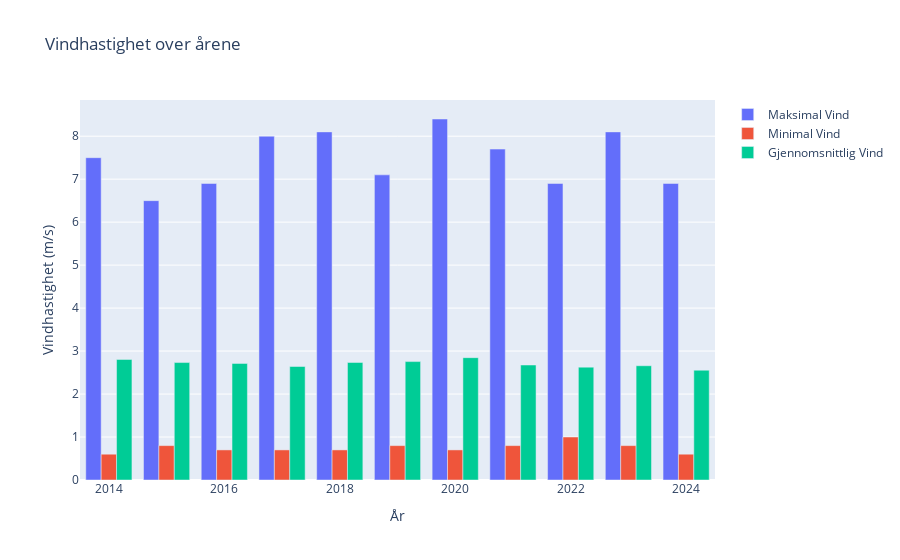

Here is the notebook cell this chart was saved with:
### Markdown cell above
### Linechart 
Denne grafen viser maksimal, minimal og gjennomsnittlig vindstyrke per år i perioden. Den gir et raskt overblikk over variasjonen i vindforhold fra år til år, og kan brukes til å identifisere år med spesielt kraftig eller svak vind.

### Code cell
visualizer.plot_yearly_wind_stats()

### Figure 1 — Plotly figure (JSON) as saved in the notebook; plotly's stock layout.template omitted (floating-point values rounded to 4 significant figures)
{"data": [{"name": "Maksimal Vind", "type": "bar", "x": [2014, 2015, 2016, 2017, 2018, 2019, 2020, 2021, 2022, 2023, 2024], "y": [7.5, 6.5, 6.9, 8.0, 8.1, 7.1, 8.4, 7.7, 6.9, 8.1, 6.9]}, {"name": "Minimal Vind", "type": "bar", "x": [2014, 2015, 2016, 2017, 2018, 2019, 2020, 2021, 2022, 2023, 2024], "y": [0.6, 0.8, 0.7, 0.7, 0.7, 0.8, 0.7, 0.8, 1.0, 0.8, 0.6]}, {"name": "Gjennomsnittlig Vind", "type": "bar", "x": [2014, 2015, 2016, 2017, 2018, 2019, 2020, 2021, 2022, 2023, 2024], "y": [2.805, 2.733, 2.713, 2.641, 2.735, 2.755, 2.846, 2.676, 2.626, 2.659, 2.555]}], "layout": {"barmode": "group", "title": {"text": "Vindhastighet over årene"}, "xaxis": {"title": {"text": "År"}}, "yaxis": {"title": {"text": "Vindhastighet (m/s)"}}}}
